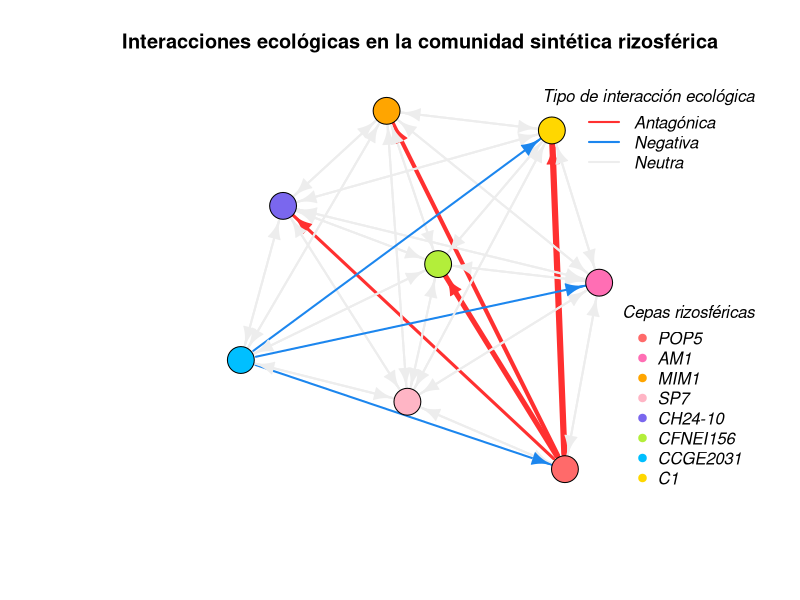

This chart was generated by the following R code:
# ──────────────────────────────────────────────────────
# Red ecológica de la comunidad sintética rizobacteriana
# ──────────────────────────────────────────────────────

# Cargar e instalar paquetes si es necesario
if (!require("igraph")) install.packages("igraph")
if (!require("reshape2")) install.packages("reshape2")

library(igraph)
library(reshape2)

# ─────────────────────────────────────────────
# Matriz de interacción entre cepas
# ─────────────────────────────────────────────
rix <- matrix(c(
  -1, 0.5, 1, 0.5, 1, 1, 0.5, 1,
  0.5, -1, 0.5, 0.5, 0.5, 0.5, 0.5, 0.5,
  0.5, 0.5, -1, 0.5, 0.5, 0.5, 0.5, 0.5,
  0.5, 0.5, 0.5, -1, 0.5, 0.5, 0.5, 0.5,
  0.5, 0.5, 0.5, 0.5, -1, 0.5, 0.5, 0.5,
  0.5, 0.5, 0.5, 0.5, 0.5, -1, 0.5, 0.5,
  0, 0, 0.5, 0.5, 0.5, 0.5, -1, 0,
  0.5, 0.5, 0.5, 0.5, 0.5, 0.5, 0.5, -1
), nrow = 8, byrow = TRUE)

nombres <- c("POP5","AM1","MIM1","SP7","CH24-10","CFNEI156","CCGE2031","C1")
colnames(rix) <- rownames(rix) <- nombres

# ─────────────────────────────────────────────
# Construcción de aristas válidas según criterios
# ─────────────────────────────────────────────

edges_list <- list()

for (i in 1:8) {
  for (j in 1:8) {
    if (i == j) next  # Omitir autointeracciones
    val1 <- rix[i, j]
    val2 <- rix[j, i]
    
    if (val1 == -1) next  # Excluir -1
    if (val1 == 0.5 && (val2 == 0 || val2 == 1)) next  # Excluir ambigua
    edges_list[[length(edges_list) + 1]] <- list(from = nombres[i], to = nombres[j], weight = val1)
  }
}

edges <- do.call(rbind, lapply(edges_list, as.data.frame))

# ─────────────────────────────────────────────
# Crear grafo dirigido con igraph
# ─────────────────────────────────────────────
g <- graph_from_data_frame(edges, directed = TRUE)

# Grosor de las aristas personalizado
E(g)$width <- 2  # Valor por defecto

# Aumentar grosor de aristas desde POP5
for (e in E(g)) {
  from <- ends(g, e)[1]
  to <- ends(g, e)[2]
  if (from == "POP5") {
    if (to == "C1") E(g)[e]$width <- 6
    else if (to == "CFNEI156") E(g)[e]$width <- 5
    else if (to == "MIM1") E(g)[e]$width <- 4
    else if (to == "CH24-10") E(g)[e]$width <- 3
  }
}

# ─────────────────────────────────────────────
# Estética: colores por especie y tipo de interacción
# ─────────────────────────────────────────────
V(g)$species <- V(g)$name
species_colors <- c(
  "POP5" = "#FF6A6A", 
  "AM1" = "hotpink1",
  "MIM1" = "#FFA500",
  "SP7" = "#FFB5C5", 
  "CH24-10" = "#7A67EE",
  "CFNEI156" = "olivedrab2", 
  "CCGE2031" = "#00BFFF", 
  "C1" = "#FFD700"
)
V(g)$color <- species_colors[V(g)$species]

# Función para asignar color según tipo de interacción
asignar_color <- function(weight) {
  if (weight == 0.5) return("#EDEDED")   # Neutra
  if (weight == 1) return("#FF3030")     # Antagónica
  if (weight == 0) return("#1C86EE")     # Negativa
  return("gray")                         # Por defecto
}
E(g)$color <- sapply(E(g)$weight, asignar_color)

# ─────────────────────────────────────────────
# Graficar red ecológica
# ─────────────────────────────────────────────
plot(g,
     vertex.label = NA,
     vertex.size = 15,
     edge.width = E(g)$width,
     main = "Interacciones ecológicas en la comunidad sintética rizosférica",
     family = "serif")  # Puedes cambiar a "sans" si serif no está disponible

# Leyendas
legend("topright", legend = c("Antagónica", "Negativa", "Neutra"),
       col = c("#FF3030", "#1C86EE", "#EDEDED"),
       lwd = 2, title = "Tipo de interacción ecológica", bty = "n", text.font = 3)

legend("bottomright", legend = names(species_colors), col = species_colors,
       pch = 21, pt.bg = species_colors,
       title = "Cepas rizosféricas", bty = "n", text.font = 3)

